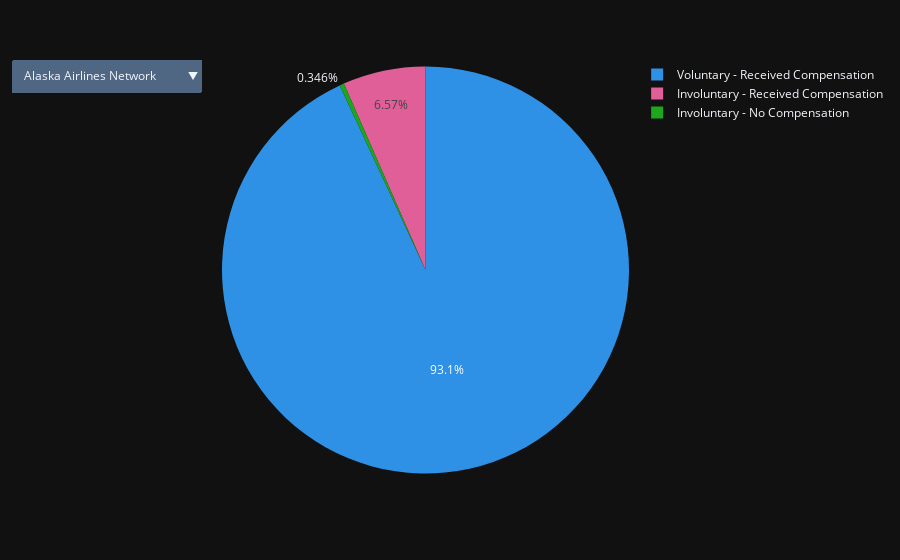

The notebook cell this image was saved under:
### Code cell
df = denied_boarding_reshape[['carrier', 'variable','value']].set_index(['carrier', 'variable'])['value']

# create a figure for each category
figs = {
    c: px.pie(df.loc[c].reset_index(), values="value", names="variable", 
              labels = {
                 'value':'Total Passengers', 
                 'variable':'Denial Type'
             }, 
        color_discrete_sequence=px.colors.qualitative.Dark24).update_traces(
        name=c, visible=False, 
    )
    for c in df.index.get_level_values("carrier").unique()
}

# integrate figures per category into one figure
defaultcat = df.index.get_level_values("carrier").unique()[0]
fig = figs[defaultcat].update_traces(visible=True)
for k in figs.keys():
    if k != defaultcat:
        fig.add_traces(figs[k].data)

# finally build dropdown menu
fig.update_layout(
    updatemenus=[
        {
            "buttons": [
                {
                    "label": k,
                    "method": "update",
                    # list comprehension for which traces are visible
                    "args": [{"visible": [kk == k for kk in figs.keys()]},
                             {"title":go.layout.xaxis.Title(
            text=f"Denied Boardings by Airline Carrier <br><sup>{k} </sup>"
            )}],
                }
                for k in figs.keys()
            ]
        }
    ]
)

### Figure 1 — Plotly figure (JSON) as saved in the notebook; plotly's stock layout.template omitted (floating-point values rounded to 4 significant figures)
{"data": [{"domain": {"x": [0, 1], "y": [0, 1]}, "hovertemplate": "Denial Type=%{label}<br>Total Passengers=%{value}<extra></extra>", "labels": ["Involuntary - Received Compensation", "Involuntary - No Compensation", "Voluntary - Received Compensation"], "legendgroup": "", "name": "Alaska Airlines Network", "showlegend": true, "type": "pie", "values": [19, 1, 269], "visible": true}, {"domain": {"x": [0, 1], "y": [0, 1]}, "hovertemplate": "Denial Type=%{label}<br>Total Passengers=%{value}<extra></extra>", "labels": ["Involuntary - Received Compensation", "Involuntary - No Compensation", "Voluntary - Received Compensation"], "legendgroup": "", "name": "Allegiant Airlines", "showlegend": true, "type": "pie", "values": [0, 0, 3], "visible": false}, {"domain": {"x": [0, 1], "y": [0, 1]}, "hovertemplate": "Denial Type=%{label}<br>Total Passengers=%{value}<extra></extra>", "labels": ["Involuntary - Received Compensation", "Involuntary - No Compensation", "Voluntary - Received Compensation"], "legendgroup": "", "name": "American Airlines Network", "showlegend": true, "type": "pie", "values": [162, 22, 4807], "visible": false}, {"domain": {"x": [0, 1], "y": [0, 1]}, "hovertemplate": "Denial Type=%{label}<br>Total Passengers=%{value}<extra></extra>", "labels": ["Involuntary - Received Compensation", "Involuntary - No Compensation", "Voluntary - Received Compensation"], "legendgroup": "", "name": "Delta Air Lines Network", "showlegend": true, "type": "pie", "values": [0, 0, 2892], "visible": false}, {"domain": {"x": [0, 1], "y": [0, 1]}, "hovertemplate": "Denial Type=%{label}<br>Total Passengers=%{value}<extra></extra>", "labels": ["Involuntary - Received Compensation", "Involuntary - No Compensation", "Voluntary - Received Compensation"], "legendgroup": "", "name": "Frontier Airlines", "showlegend": true, "type": "pie", "values": [129, 94, 626], "visible": false}, {"domain": {"x": [0, 1], "y": [0, 1]}, "hovertemplate": "Denial Type=%{label}<br>Total Passengers=%{value}<extra></extra>", "labels": ["Involuntary - Received Compensation", "Involuntary - No Compensation", "Voluntary - Received Compensation"], "legendgroup": "", "name": "Hawaiian Airlines Network", "showlegend": true, "type": "pie", "values": [0, 0, 3], "visible": false}, {"domain": {"x": [0, 1], "y": [0, 1]}, "hovertemplate": "Denial Type=%{label}<br>Total Passengers=%{value}<extra></extra>", "labels": ["Involuntary - Received Compensation", "Involuntary - No Compensation", "Voluntary - Received Compensation"], "legendgroup": "", "name": "JetBlue Airways", "showlegend": true, "type": "pie", "values": [2, 14, 81], "visible": false}, {"domain": {"x": [0, 1], "y": [0, 1]}, "hovertemplate": "Denial Type=%{label}<br>Total Passengers=%{value}<extra></extra>", "labels": ["Involuntary - Received Compensation", "Involuntary - No Compensation", "Voluntary - Received Compensation"], "legendgroup": "", "name": "Southwest Airlines", "showlegend": true, "type": "pie", "values": [192, 0, 1439], "visible": false}, {"domain": {"x": [0, 1], "y": [0, 1]}, "hovertemplate": "Denial Type=%{label}<br>Total Passengers=%{value}<extra></extra>", "labels": ["Involuntary - Received Compensation", "Involuntary - No Compensation", "Voluntary - Received Compensation"], "legendgroup": "", "name": "Spirit Airlines", "showlegend": true, "type": "pie", "values": [35, 76, 1683], "visible": false}, {"domain": {"x": [0, 1], "y": [0, 1]}, "hovertemplate": "Denial Type=%{label}<br>Total Passengers=%{value}<extra></extra>", "labels": ["Involuntary - Received Compensation", "Involuntary - No Compensation", "Voluntary - Received Compensation"], "legendgroup": "", "name": "United Airlines Network", "showlegend": true, "type": "pie", "values": [0, 0, 1906], "visible": false}], "layout": {"legend": {"tracegroupgap": 0}, "margin": {"t": 60}, "piecolorway": ["#2E91E5", "#E15F99", "#1CA71C", "#FB0D0D", "#DA16FF", "#222A2A", "#B68100", "#750D86", "#EB663B", "#511CFB", "#00A08B", "#FB00D1", "#FC0080", "#B2828D", "#6C7C32", "#778AAE", "#862A16", "#A777F1", "#620042", "#1616A7", "#DA60CA", "#6C4516", "#0D2A63", "#AF0038"], "updatemenus": [{"buttons": [{"args": [{"visible": [true, false, false, false, false, false, false, false, false, false]}, {"title": {"text": "Denied Boardings by Airline Carrier <br><sup>Alaska Airlines Network </sup>"}}], "label": "Alaska Airlines Network", "method": "update"}, {"args": [{"visible": [false, true, false, false, false, false, false, false, false, false]}, {"title": {"text": "Denied Boardings by Airline Carrier <br><sup>Allegiant Airlines </sup>"}}], "label": "Allegiant Airlines", "method": "update"}, {"args": [{"visible": [false, false, true, false, false, false, false, false, false, false]}, {"title": {"text": "Denied Boardings by Airline Carrier <br><sup>American Airlines Network </sup>"}}], "label": "American Airlines Network", "method": "update"}, {"args": [{"visible": [false, false, false, true, false, false, false, false, false, false]}, {"title": {"text": "Denied Boardings by Airline Carrier <br><sup>Delta Air Lines Network </sup>"}}], "label": "Delta Air Lines Network", "method": "update"}, {"args": [{"visible": [false, false, false, false, true, false, false, false, false, false]}, {"title": {"text": "Denied Boardings by Airline Carrier <br><sup>Frontier Airlines </sup>"}}], "label": "Frontier Airlines", "method": "update"}, {"args": [{"visible": [false, false, false, false, false, true, false, false, false, false]}, {"title": {"text": "Denied Boardings by Airline Carrier <br><sup>Hawaiian Airlines Network </sup>"}}], "label": "Hawaiian Airlines Network", "method": "update"}, {"args": [{"visible": [false, false, false, false, false, false, true, false, false, false]}, {"title": {"text": "Denied Boardings by Airline Carrier <br><sup>JetBlue Airways </sup>"}}], "label": "JetBlue Airways", "method": "update"}, {"args": [{"visible": [false, false, false, false, false, false, false, true, false, false]}, {"title": {"text": "Denied Boardings by Airline Carrier <br><sup>Southwest Airlines </sup>"}}], "label": "Southwest Airlines", "method": "update"}, {"args": [{"visible": [false, false, false, false, false, false, false, false, true, false]}, {"title": {"text": "Denied Boardings by Airline Carrier <br><sup>Spirit Airlines </sup>"}}], "label": "Spirit Airlines", "method": "update"}, {"args": [{"visible": [false, false, false, false, false, false, false, false, false, true]}, {"title": {"text": "Denied Boardings by Airline Carrier <br><sup>United Airlines Network </sup>"}}], "label": "United Airlines Network", "method": "update"}]}]}}
